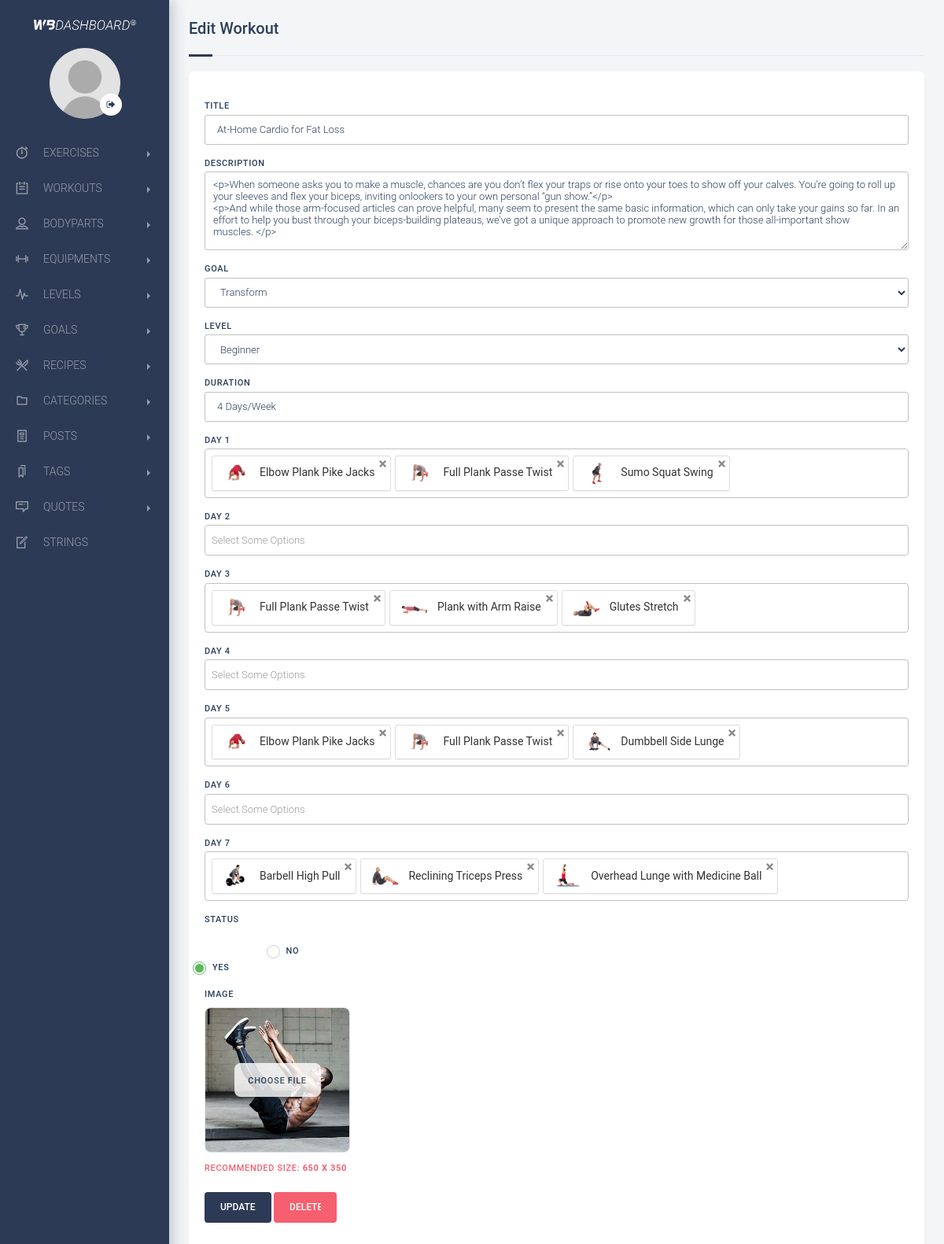
The page /backend/controller/edit_workout.php?id=16 (signed in) on the database its author committed.
### tables this page shows
CREATE TABLE `workouts` (
  `workout_id` int(11) NOT NULL,
  `workout_title` varchar(150) NOT NULL,
  `workout_description` text NOT NULL,
  `workout_goal` int(11) NOT NULL,
  `workout_level` int(11) NOT NULL,
  `workout_duration` varchar(150) NOT NULL,
  `workout_status` varchar(11) NOT NULL,
  `workout_image` varchar(150) NOT NULL
);

CREATE TABLE `goals` (
  `goal_id` int(11) NOT NULL,
  `goal_title` varchar(150) NOT NULL,
  `goal_image` varchar(150) NOT NULL
);

CREATE TABLE `levels` (
  `level_id` int(11) NOT NULL,
  `level_title` varchar(50) NOT NULL,
  `level_description` text NOT NULL,
  `level_image` varchar(150) NOT NULL
);

### backend/admin/functions.php (called while the page is built, shortened)
<?php
function cleardata($data){
    $data = trim($data);
    $data = stripslashes($data);
    $data = htmlspecialchars ($data);
    return $data;
}
function id_workout($id_workout){
    return (int)cleardata($id_workout);
}
function get_workout_per_id($connect, $id_workout){
    $sentence = $connect->query("SELECT workouts.*,goals.goal_title AS goal_title, levels.level_title AS level_title FROM workouts,goals,levels WHERE workouts.workout_goal = goals.goal_id AND workouts.workout_level = levels.level_id AND workout_id = $id_workout LIMIT 1");
    $sentence = $sentence->fetchAll();
    return ($sentence) ? $sentence : false;
}
?>

### backend/views/edit.workout.view.php (the view, shortened to what this page needs)
<section class="page-container">
    <div class="page-content-wrapper">
 <div class="content sm-gutter">
            <div class="container-fluid padding-25 sm-padding-10">
                <div class="row">
                    <div class="col-12">
                                        <div class="block-heading d-flex align-items-center title-pages">
                    <h5 class="text-truncate">Edit Workout</h5>
                </div>
                    </div>
                    <div class="col-md-12">
                        <div class="form-block mb-4">
<form enctype="multipart/form-data" action="<?php echo htmlspecialchars($_SERVER['PHP_SELF']); ?>" method="post">
<div class="form-row">
  <div class="form-group col-md-12">
    <div class="block col-md-12" style="padding-bottom: 35px">
   <label class="control-label">Title</label>
   <input type="text" value="<?php echo $workout['workout_title']; ?>" name="workout_title" class="form-control" required>
   <label class="control-label">Description</label>
   <textarea type="text" class="form-control" name="workout_description" id="description" required><?php echo $workout['workout_description']; ?></textarea>
   <label class="control-label">Goal</label>
   <select class="form-control" name="workout_goal" required>
   <option value="<?php echo $workout['workout_goal']; ?>" selected><?php echo $workout['goal_title']; ?></option>
   </select>
   <label class="control-label">Level</label>
   <select class="form-control" name="workout_level" required>
   <option value="<?php echo $workout['workout_level']; ?>" selected><?php echo $workout['level_title']; ?></option>
   </select>
   <label class="control-label">Duration</label>
   <input type="text" value="<?php echo $workout['workout_duration']; ?>" name="workout_duration" class="form-control" required>
   <label class="control-label">Day 1</label>
   <label class="control-label">Day 2</label>
   <label class="control-label">Day 3</label>
   <label class="control-label">Day 4</label>
   <label class="control-label">Day 5</label>
   <label class="control-label">Day 6</label>
   <label class="control-label">Day 7</label>
<label class="control-label">Status</label>
   <div class="row">
                        <div class="col-sm-1">
                        <?php
$in = '1';
if (strpos($in, $workout['workout_status']) !== false) {
    echo '<div class="radio radio-success"> <input type="radio" name="workout_status" id="radio5" value="'. $workout['workout_status'] .'" checked=""> <label for="radio5"> Yes </label> </div>';
}else{
  echo '<div class="radio radio-success"> <input type="radio" name="workout_status" id="radio5" value="' . $in .'"> <label for="radio5"> Yes </label> </div>';
}
                         ?>
                        </div>
                        <div class="col-sm-1">
                        <?php
$out = '0';
if (strpos($out, $workout['workout_status']) !== false) {
    echo '<div class="radio radio-danger"> <input type="radio" name="workout_status" id="radio6" value="0" checked=""> <label for="radio6"> No </label> </div>';
}else{
  echo '<div class="radio radio-danger"> <input type="radio" name="workout_status" id="radio6" value="'. $out .'"> <label for="radio6"> No </label> </div>';
}
                         ?>
                        </div>
                    </div>
        <label >Image</label>
<div class="new-image" id="image-preview" style="background: url(../images/<?php echo $workout['workout_image'] ?>);background-size: cover; background-position: center;">
  <label for="image-upload" id="image-label">Choose File</label>
</div>
<span class="text-danger recomendedsize">Recommended size: <b>650 x 350</b> </span>
<br/>
<br/>
   <div class="action-button">
   <input type="submit" name="update" value="Update" class="btn btn-embossed btn-primary">
   <a onclick="alertdelete();">
   <input name="trash" value="Delete" class="btn btn-embossed btn-danger" style="width: 80px;"></a>
   </div>
</div>
</div>
</div>
</form>
</div>
</div>
</div>
</div>
</div>
</div>
</section>

### backend/assets/css/lightbox.css (style rules this page uses)
body:after { content: url(../files/close.png) url(../files/loading.gif) url(../files/prev.png) url(../files/next.png); display: none; }

### rows shown on the page
workouts: workout_title "At-Home Cardio for Fat Loss", workout_description "<p>When someone asks you to make a muscle, chances are you don’t flex your traps or rise onto your toes to show off your calves. You're going to roll up your sleeves and flex your biceps, inviting onlookers to your own personal “gun show.”</p> <p>And while those arm-focused articles can prove helpful, many seem to present the same basic information, which can only take your gains so far. In an effort to help you bust through your biceps-building plateaus, we've got a unique approach to promote new growth for those all-important show muscles. </p>", workout_goal "Transform", workout_level "Beginner", workout_duration "4 Days/Week", workout_image (picture)
